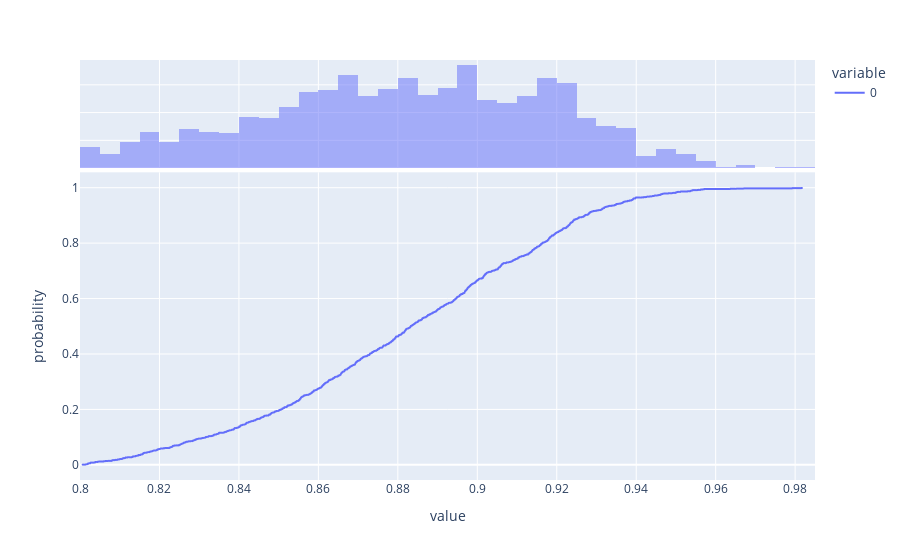

The notebook cell saved with this chart:
### Code cell
import plotly.express as px
px.ecdf(aurocs, marginal='histogram')

### Figure 1 — Plotly figure (JSON) as saved in the notebook; plotly's stock layout.template omitted (floating-point values rounded to 4 significant figures; data arrays with more than 128 entries replaced by an {"elided": "..."} marker saying what was removed)
{"data": [{"hovertemplate": "variable=0<br>value=%{x}<br>probability=%{y}<extra></extra>", "legendgroup": "0", "line": {"dash": "solid", "shape": "hv"}, "marker": {"color": "#636efa", "symbol": "circle"}, "mode": "lines", "name": "0", "showlegend": true, "type": "scattergl", "x": {"elided": "1234 float values"}, "xaxis": "x", "y": {"elided": "1234 float values"}, "yaxis": "y"}, {"alignmentgroup": "True", "bingroup": "x", "hovertemplate": "variable=0<br>value=%{x}<br>count=%{y}<extra></extra>", "legendgroup": "0", "marker": {"color": "#636efa"}, "name": "0", "offsetgroup": "0", "opacity": 0.5, "showlegend": false, "type": "histogram", "x": {"elided": "1234 float values"}, "xaxis": "x2", "yaxis": "y2"}], "layout": {"barmode": "overlay", "legend": {"title": {"text": "variable"}, "tracegroupgap": 0}, "margin": {"t": 60}, "xaxis": {"anchor": "y", "domain": [0, 1], "title": {"text": "value"}}, "xaxis2": {"anchor": "y2", "domain": [0, 1], "matches": "x", "showgrid": true, "showticklabels": false}, "yaxis": {"anchor": "x", "domain": [0, 0.7326], "title": {"text": "probability"}}, "yaxis2": {"anchor": "x2", "domain": [0.7426, 1], "matches": "y2", "showgrid": true, "showline": false, "showticklabels": false, "ticks": ""}}}
